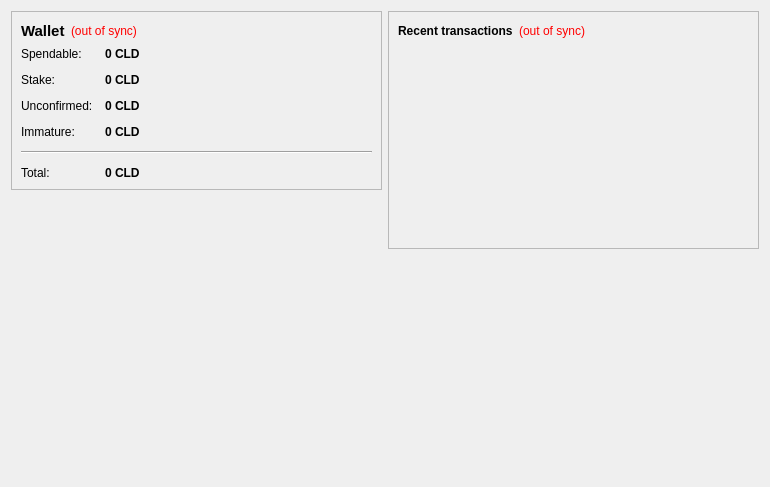
<?xml version="1.0" encoding="UTF-8"?>
<ui version="4.0">
 <class>OverviewPage</class>
 <widget class="QWidget" name="OverviewPage">
  <property name="geometry">
   <rect>
    <x>0</x>
    <y>0</y>
    <width>770</width>
    <height>487</height>
   </rect>
  </property>
  <property name="windowTitle">
   <string>Form</string>
  </property>
  <layout class="QHBoxLayout" name="horizontalLayout" stretch="1,1">
   <item>
    <layout class="QVBoxLayout" name="verticalLayout_2">
     <item>
      <widget class="QFrame" name="frame">
       <property name="frameShape">
        <enum>QFrame::StyledPanel</enum>
       </property>
       <property name="frameShadow">
        <enum>QFrame::Raised</enum>
       </property>
       <layout class="QVBoxLayout" name="verticalLayout_4">
        <item>
         <layout class="QHBoxLayout" name="horizontalLayout_4">
          <item>
           <widget class="QLabel" name="label_5">
            <property name="font">
             <font>
              <pointsize>11</pointsize>
              <weight>75</weight>
              <bold>true</bold>
             </font>
            </property>
            <property name="text">
             <string>Wallet</string>
            </property>
           </widget>
          </item>
          <item>
           <widget class="QLabel" name="labelWalletStatus">
            <property name="toolTip">
             <string>The displayed information may be out of date. Your wallet automatically synchronizes with the XCloudcoin network after a connection is established, but this process has not completed yet.</string>
            </property>
            <property name="styleSheet">
             <string notr="true">QLabel { color: red; }</string>
            </property>
            <property name="text">
             <string notr="true">(out of sync)</string>
            </property>
            <property name="alignment">
             <set>Qt::AlignLeading|Qt::AlignLeft|Qt::AlignVCenter</set>
            </property>
           </widget>
          </item>
          <item>
           <spacer name="horizontalSpacer_2">
            <property name="orientation">
             <enum>Qt::Horizontal</enum>
            </property>
            <property name="sizeHint" stdset="0">
             <size>
              <width>40</width>
              <height>20</height>
             </size>
            </property>
           </spacer>
          </item>
         </layout>
        </item>
        <item>
         <layout class="QFormLayout" name="formLayout_2">
          <property name="fieldGrowthPolicy">
           <enum>QFormLayout::AllNonFixedFieldsGrow</enum>
          </property>
          <property name="horizontalSpacing">
           <number>12</number>
          </property>
          <property name="verticalSpacing">
           <number>12</number>
          </property>
          <item row="0" column="0">
           <widget class="QLabel" name="label">
            <property name="text">
             <string>Spendable:</string>
            </property>
           </widget>
          </item>
          <item row="0" column="1">
           <widget class="QLabel" name="labelBalance">
            <property name="font">
             <font>
              <weight>75</weight>
              <bold>true</bold>
             </font>
            </property>
            <property name="cursor">
             <cursorShape>IBeamCursor</cursorShape>
            </property>
            <property name="toolTip">
             <string>Your current spendable balance</string>
            </property>
            <property name="text">
             <string notr="true">0 CLD</string>
            </property>
            <property name="textInteractionFlags">
             <set>Qt::LinksAccessibleByMouse|Qt::TextSelectableByKeyboard|Qt::TextSelectableByMouse</set>
            </property>
           </widget>
          </item>
          <item row="1" column="0">
           <widget class="QLabel" name="label_6">
            <property name="text">
             <string>Stake:</string>
            </property>
           </widget>
          </item>
          <item row="1" column="1">
           <widget class="QLabel" name="labelStake">
            <property name="font">
             <font>
              <weight>75</weight>
              <bold>true</bold>
             </font>
            </property>
            <property name="cursor">
             <cursorShape>IBeamCursor</cursorShape>
            </property>
            <property name="toolTip">
             <string>Total of coins that was staked, and do not yet count toward the current balance</string>
            </property>
            <property name="text">
             <string notr="true">0 CLD</string>
            </property>
            <property name="textInteractionFlags">
             <set>Qt::LinksAccessibleByMouse|Qt::TextSelectableByKeyboard|Qt::TextSelectableByMouse</set>
            </property>
           </widget>
          </item>
          <item row="2" column="0">
           <widget class="QLabel" name="label_3">
            <property name="text">
             <string>Unconfirmed:</string>
            </property>
           </widget>
          </item>
          <item row="2" column="1">
           <widget class="QLabel" name="labelUnconfirmed">
            <property name="font">
             <font>
              <weight>75</weight>
              <bold>true</bold>
             </font>
            </property>
            <property name="cursor">
             <cursorShape>IBeamCursor</cursorShape>
            </property>
            <property name="toolTip">
             <string>Total of transactions that have yet to be confirmed, and do not yet count toward the current balance</string>
            </property>
            <property name="text">
             <string notr="true">0 CLD</string>
            </property>
            <property name="textInteractionFlags">
             <set>Qt::LinksAccessibleByMouse|Qt::TextSelectableByKeyboard|Qt::TextSelectableByMouse</set>
            </property>
           </widget>
          </item>
          <item row="3" column="0">
           <widget class="QLabel" name="labelImmatureText">
            <property name="text">
             <string>Immature:</string>
            </property>
           </widget>
          </item>
          <item row="3" column="1">
           <widget class="QLabel" name="labelImmature">
            <property name="font">
             <font>
              <weight>75</weight>
              <bold>true</bold>
             </font>
            </property>
            <property name="toolTip">
             <string>Mined balance that has not yet matured</string>
            </property>
            <property name="text">
             <string notr="true">0 CLD</string>
            </property>
            <property name="textInteractionFlags">
             <set>Qt::LinksAccessibleByMouse|Qt::TextSelectableByKeyboard|Qt::TextSelectableByMouse</set>
            </property>
           </widget>
          </item>
          <item row="4" column="0" colspan="2">
           <widget class="Line" name="line">
            <property name="orientation">
             <enum>Qt::Horizontal</enum>
            </property>
           </widget>
          </item>
          <item row="5" column="0">
           <widget class="QLabel" name="labelTotalText">
            <property name="text">
             <string>Total:</string>
            </property>
           </widget>
          </item>
          <item row="5" column="1">
           <widget class="QLabel" name="labelTotal">
            <property name="font">
             <font>
              <weight>75</weight>
              <bold>true</bold>
             </font>
            </property>
            <property name="cursor">
             <cursorShape>IBeamCursor</cursorShape>
            </property>
            <property name="toolTip">
             <string>Your current total balance</string>
            </property>
            <property name="text">
             <string notr="true">0 CLD</string>
            </property>
            <property name="textInteractionFlags">
             <set>Qt::LinksAccessibleByMouse|Qt::TextSelectableByKeyboard|Qt::TextSelectableByMouse</set>
            </property>
           </widget>
          </item>
         </layout>
        </item>
       </layout>
      </widget>
     </item>
     <item>
      <spacer name="verticalSpacer">
       <property name="orientation">
        <enum>Qt::Vertical</enum>
       </property>
       <property name="sizeHint" stdset="0">
        <size>
         <width>20</width>
         <height>40</height>
        </size>
       </property>
      </spacer>
     </item>
     <item>
      <widget class="QLabel" name="label_2">
       <property name="autoFillBackground">
        <bool>true</bool>
       </property>
       <property name="text">
        <string/>
       </property>
       <property name="pixmap">
        <pixmap resource="../bitcoin.qrc">:/icons/drmbg</pixmap>
       </property>
       <property name="scaledContents">
        <bool>false</bool>
       </property>
       <property name="margin">
        <number>0</number>
       </property>
      </widget>
     </item>
    </layout>
   </item>
   <item>
    <layout class="QVBoxLayout" name="verticalLayout_3">
     <item>
      <widget class="QFrame" name="frame_2">
       <property name="frameShape">
        <enum>QFrame::StyledPanel</enum>
       </property>
       <property name="frameShadow">
        <enum>QFrame::Raised</enum>
       </property>
       <layout class="QVBoxLayout" name="verticalLayout">
        <item>
         <layout class="QHBoxLayout" name="horizontalLayout_2">
          <item>
           <widget class="QLabel" name="label_4">
            <property name="text">
             <string>&lt;b&gt;Recent transactions&lt;/b&gt;</string>
            </property>
           </widget>
          </item>
          <item>
           <widget class="QLabel" name="labelTransactionsStatus">
            <property name="toolTip">
             <string>The displayed information may be out of date. Your wallet automatically synchronizes with the XCloudcoin network after a connection is established, but this process has not completed yet.</string>
            </property>
            <property name="styleSheet">
             <string notr="true">QLabel { color: red; }</string>
            </property>
            <property name="text">
             <string notr="true">(out of sync)</string>
            </property>
            <property name="alignment">
             <set>Qt::AlignRight|Qt::AlignTrailing|Qt::AlignVCenter</set>
            </property>
           </widget>
          </item>
          <item>
           <spacer name="horizontalSpacer">
            <property name="orientation">
             <enum>Qt::Horizontal</enum>
            </property>
            <property name="sizeHint" stdset="0">
             <size>
              <width>40</width>
              <height>20</height>
             </size>
            </property>
           </spacer>
          </item>
         </layout>
        </item>
        <item>
         <widget class="QListView" name="listTransactions">
          <property name="styleSheet">
           <string notr="true">QListView { background: transparent; }</string>
          </property>
          <property name="frameShape">
           <enum>QFrame::NoFrame</enum>
          </property>
          <property name="verticalScrollBarPolicy">
           <enum>Qt::ScrollBarAlwaysOff</enum>
          </property>
          <property name="horizontalScrollBarPolicy">
           <enum>Qt::ScrollBarAlwaysOff</enum>
          </property>
          <property name="selectionMode">
           <enum>QAbstractItemView::NoSelection</enum>
          </property>
         </widget>
        </item>
       </layout>
      </widget>
     </item>
     <item>
      <spacer name="verticalSpacer_2">
       <property name="orientation">
        <enum>Qt::Vertical</enum>
       </property>
       <property name="sizeHint" stdset="0">
        <size>
         <width>20</width>
         <height>40</height>
        </size>
       </property>
      </spacer>
     </item>
    </layout>
   </item>
  </layout>
 </widget>
 <resources/>
 <connections/>
</ui>
